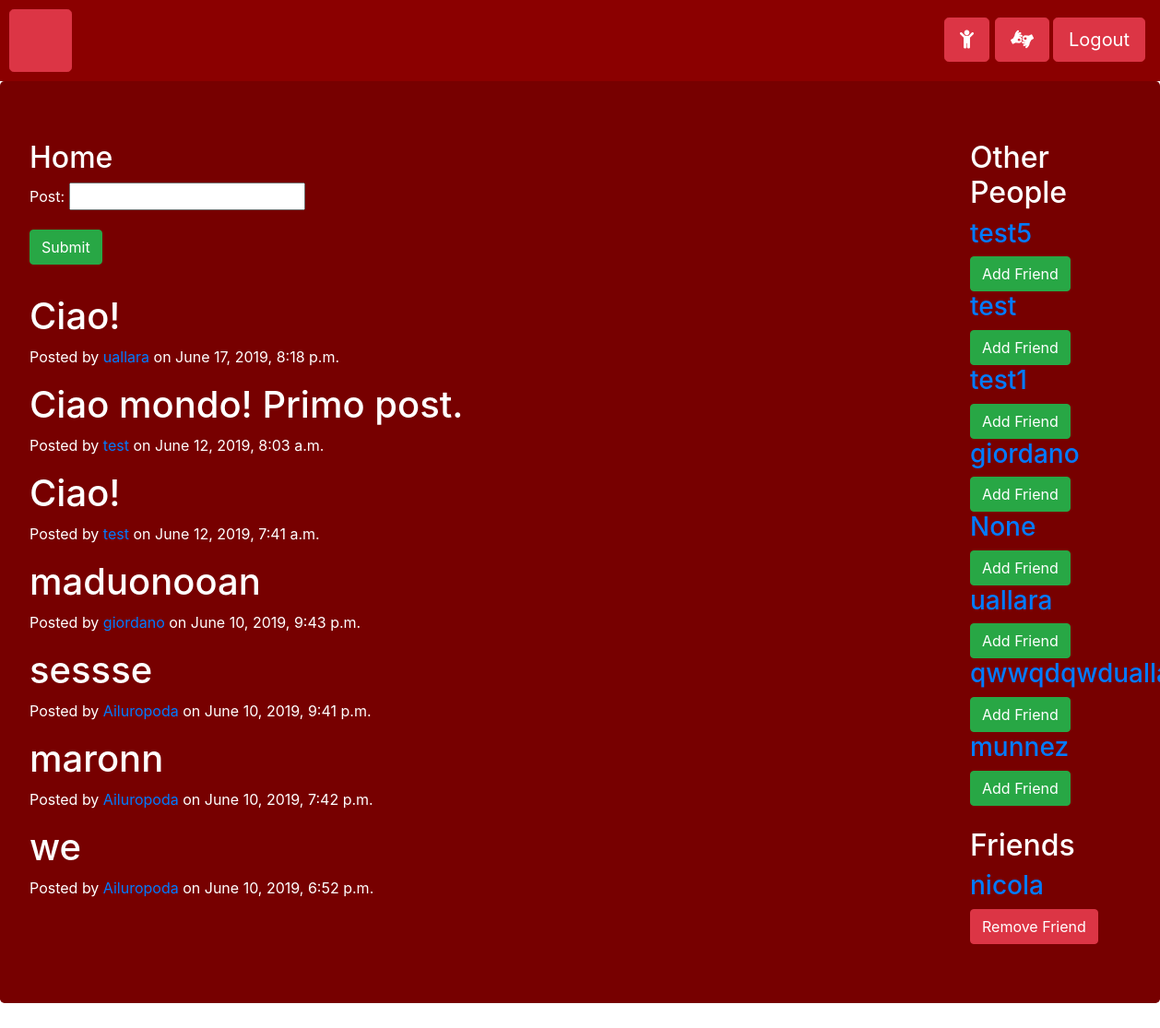
/ (signed in), run on an earlier commit of the app's database.
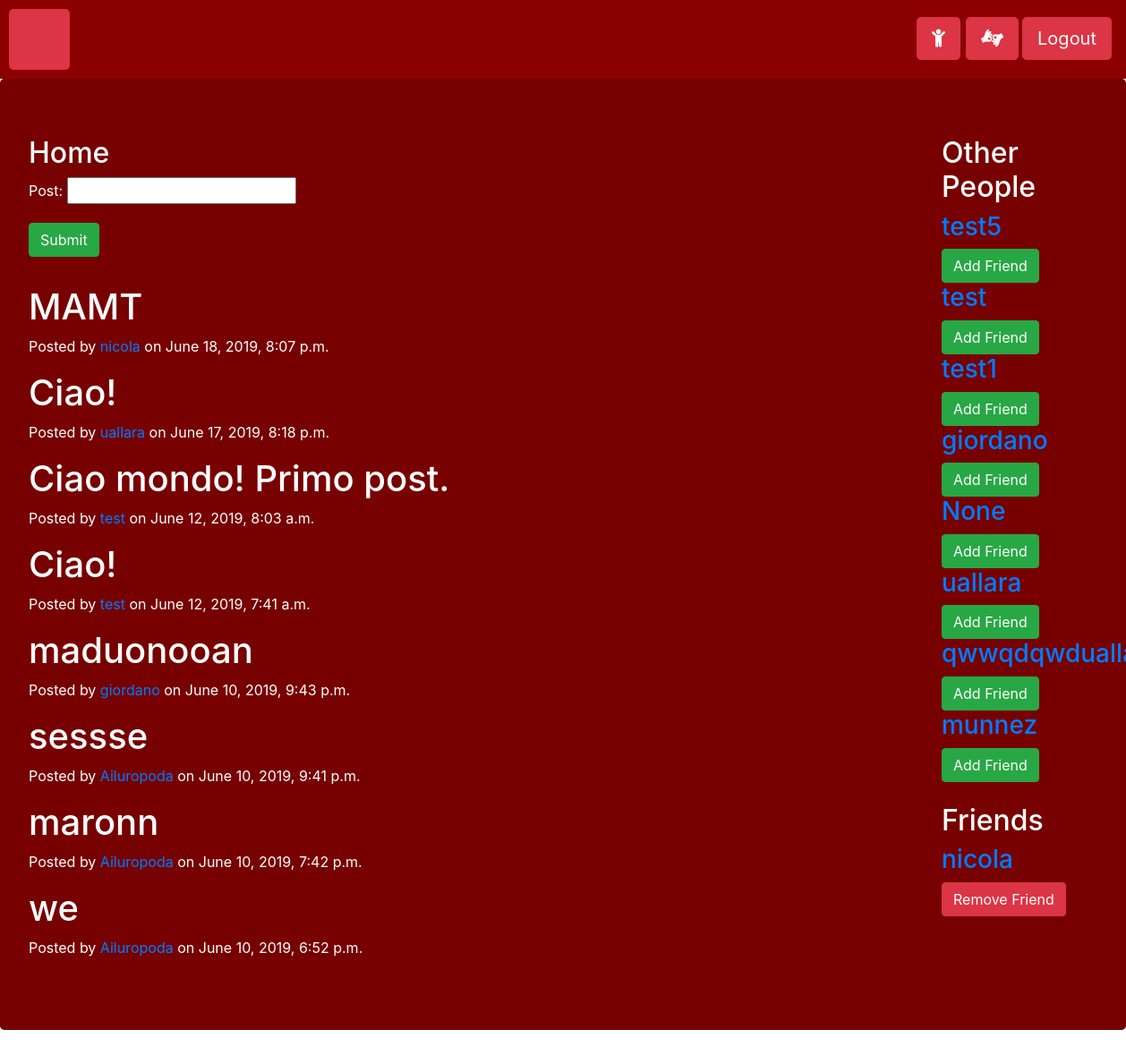
And on a later commit of the database.
### home/models.py (models this page shows)
class Post(models.Model):
    post = models.CharField(max_length=500)
    user = models.ForeignKey(User, on_delete=models.CASCADE)  # lo attacco all'user
    created = models.DateTimeField(auto_now_add=True)
    updated = models.DateTimeField(auto_now_add=True)

### home/views.py (the view, shortened to what this page needs)
# urls.py: url(r'^$', HomeView.as_view(), name='home'),
class HomeView(TemplateView):
    template_name = 'home/home.html'
    def get(self, request):
        form = HomeForm()
        posts = Post.objects.all().order_by('-created')
        users = User.objects.exclude(id=request.user.id)
        try:
            friend = Friend.objects.get(current_user=request.user)
            friends = friend.users.all()
        except Friend.DoesNotExist:
            friends = None
        args = {
            'form': form,
            'posts': posts,
            'users': users,
            'friends': friends
        }
        return render(request, self.template_name, args)

### home/forms.py
class HomeForm(forms.ModelForm):
    post = forms.CharField()
    class Meta:
        model = Post
        fields = {'post', }

### home/templates/home/home.html (shortened to what this page needs)
{% extends 'base.html' %}
{% block body %}
<div class="container jumbotron jumbotron-liquid jumbo_mod"
     style="background-color: #770000; max-width: 1300px; color: #FFFFFF;">
<div class="row">
    <div class="col-lg-10" style="word-wrap:break-word;">
        <h2>Home</h2>
        <form method="post">
            {{ form.as_p }}
            <button class="btn btn-success" type="submit">Submit</button>
        </form>
        <br>
        {% for post in posts %}
            <h1>{{ post.post }}</h1>
            <p>Posted by <a href="{% url 'profiles:view_profile_with_pk' pk=post.user.pk%}">{{ post.user }}</a> on {{ post.created }}</p>
        {% endfor %}
    </div>
    <div class="col-lg-1">
        <h2>Other People</h2>
        {% for user in users %}
            {% if not user in friends %}
                <a href="{% url 'profiles:view_profile_with_pk' pk=user.pk%}">
                    <h3>{{ user.username }}</h3>
                </a>
                <a href="{% url 'home:change_friends' operation='add' pk=user.pk %}">
                <button type="button" class="btn btn-success">Add Friend</button>
            {% endif %}
            </a>
        {% endfor %}
        <br><br>
        <h2>Friends</h2>
        {% for friend in friends %}
            <a href="{% url 'profiles:view_profile_with_pk' pk=friend.pk %}">
                <h3>{{ friend.username }}</h3>
            <a href="{% url 'home:change_friends' operation='remove' pk=friend.pk %}">
            <button type="button" class="btn btn-danger">Remove Friend</button>
            </a>
        {% endfor %}
    </div>
</div>
</div>
{% endblock %}

### templates/base.html (shortened to what this page needs)
<!DOCTYPE html>
<html lang="en" xmlns="http://www.w3.org/1999/html">
{% load static %}
<head>
    <link rel="stylesheet" type="text/css" href= "{% static 'css/home.css' %}"/>
    <link rel="stylesheet" type="text/css" href= "{% static 'css/modifier.css' %}"/>
    <link rel="stylesheet" type="text/css" href="https://use.fontawesome.com/releases/v5.5.0/css/all.css">
    <link rel="stylesheet" type="text/css" href="https://stackpath.bootstrapcdn.com/bootstrap/4.1.3/css/bootstrap.min.css"
>
</head>
<body style="background-image: url('/media/images/SfondoHome.jpg')">
    <nav class="navbar header_mod sticky-top">
        {% block btn_home %}
        <a href="/" class="btn btn-danger btn-lg btn_home" role="button"></a>
        {% endblock %}
        <div>
            {% if user.is_authenticated %}
                <a href="/profiles/profile" class="btn btn-danger btn-lg btn_profile" role="button">
                        <span class="fas fa-child"></span>
                </a>
                <a href="/profiles/logout" class="btn btn-danger btn-lg btn_signup" role="button">Logout</a>
                <a href="/profiles/profile/edit" class="btn btn-danger btn-lg btn_login" role="button">
                        <span class="fas fa-american-sign-language-interpreting"></span>
                </a>
            {% else %}
                <a href="/profiles/login" class="btn btn-danger btn-lg btn_login" role="button">Login</a>
                <a href="/profiles/signup" class="btn btn-danger btn-lg btn_signup" role="button">Signup</a>
            {% endif %}
        </div>
    </nav>
    {% block body %}
    {% endblock %}
</body>
</html>

### templates/static/css/home.css (style rules this page uses)
.header_mod { background-color: #8b0000; height: 88px; }
.btn_home { position: absolute; top: 10px; left: 10px; height: 68px; width: 68px; background-image: url('/media/images/home.jpg'); background-size: 100%; background-repeat: space; }
.btn_login { position: absolute; top: 19px; right: 120px; }
.btn_signup { position: absolute; top: 19px; right: 16px; }
.btn_profile { position:absolute; top: 19px; right: 185px; }

### templates/static/css/modifier.css (style rules this page uses)
.jumbo_mod { max-width: 1300px; }

What changed in the data, as far as the page shows it:
added Post: post "MAMT", user "nicola", created "June 18, 2019, 8:07 p.m."
